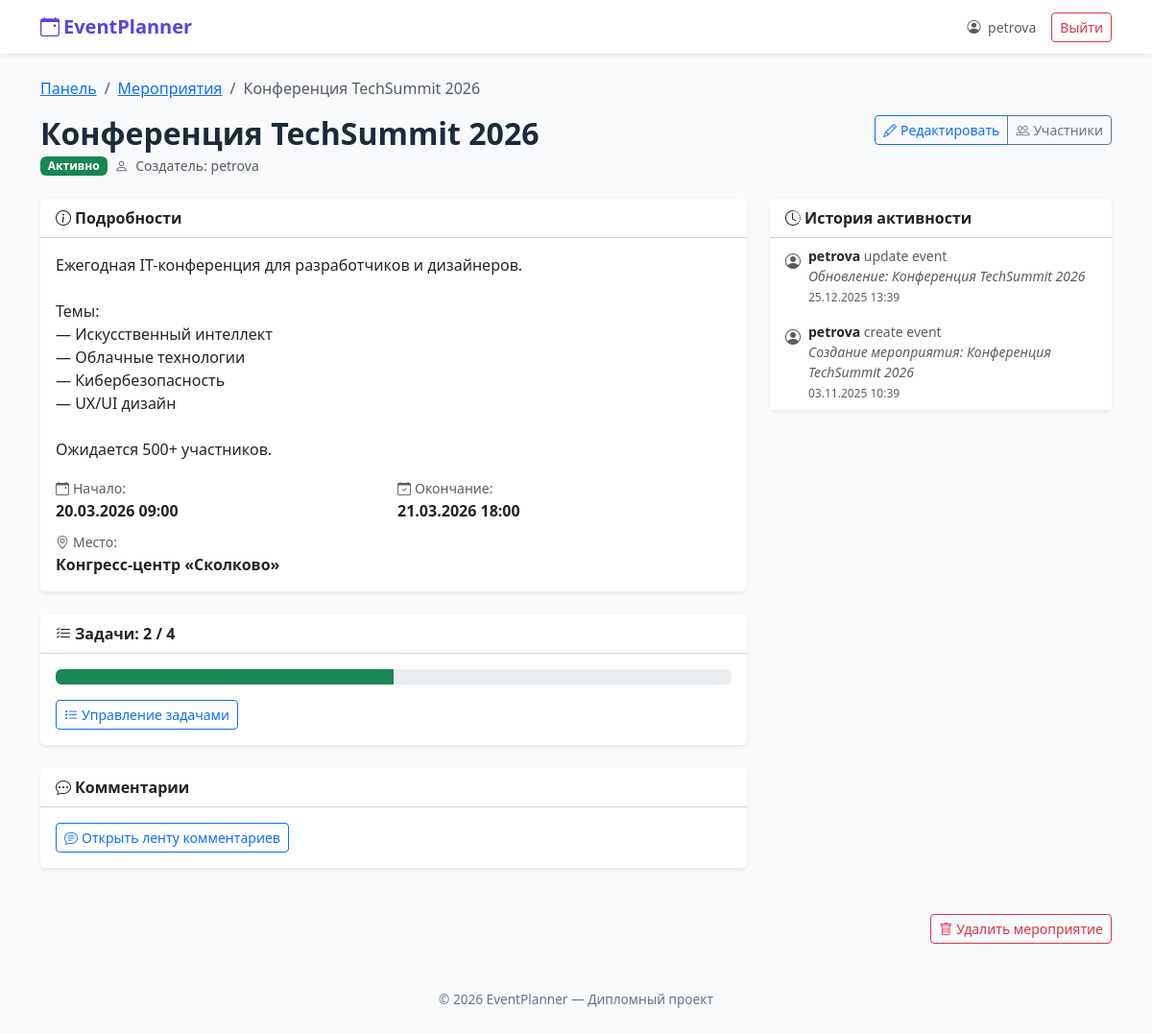
Page /pages/events/view.php?id=2 (signed in) on the committed database.
### tables this page shows
CREATE TABLE events (
            id             INTEGER PRIMARY KEY AUTOINCREMENT,
            creator_id     INTEGER,
            title          TEXT NOT NULL,
            description    TEXT,
            start_datetime TEXT,
            end_datetime   TEXT,
            location       TEXT,
            status         TEXT DEFAULT 'draft',
            created_at     DATETIME DEFAULT CURRENT_TIMESTAMP,
            FOREIGN KEY(creator_id) REFERENCES users(id)
        );

CREATE TABLE users (
            id            INTEGER PRIMARY KEY AUTOINCREMENT,
            username      TEXT UNIQUE NOT NULL,
            password_hash TEXT NOT NULL,
            email         TEXT,
            created_at    DATETIME DEFAULT CURRENT_TIMESTAMP
        );

CREATE TABLE activity_log (
            id           INTEGER PRIMARY KEY AUTOINCREMENT,
            user_id      INTEGER,
            action       TEXT NOT NULL,
            entity_type  TEXT,
            entity_id    INTEGER,
            details      TEXT,
            created_at   DATETIME DEFAULT CURRENT_TIMESTAMP,
            FOREIGN KEY(user_id) REFERENCES users(id)
        );

### includes/functions.php (called while the page is built, shortened)
<?php
function escape(string $data): string
{
    return htmlspecialchars($data, ENT_QUOTES | ENT_SUBSTITUTE, 'UTF-8');
}

### includes/tasks.php (called while the page is built, shortened)
<?php
require_once __DIR__ . '/functions.php';
require_once __DIR__ . '/events.php';
function getTasks(PDO $pdo, int $eventId, array $filters = []): array
{
    $where  = ['event_id = :event_id'];
    $params = [':event_id' => $eventId];
    $order = 'deadline ASC, created_at DESC';
    try {
        $stmt = $pdo->prepare(
            'SELECT t.*, u.username AS creator_name, a.username AS assigned_name
             FROM tasks t
             LEFT JOIN users u ON t.creator_id = u.id
             LEFT JOIN users a ON t.assigned_to = a.id
             WHERE ' . implode(' AND ', $where) . '
             ORDER BY ' . $order
        );
        $stmt->execute($params);
        return $stmt->fetchAll();
    } catch (PDOException $e) {
        error_log('Ошибка получения задач: ' . $e->getMessage());
        return [];
    }
}

### includes/log.php (called while the page is built, shortened)
<?php
function getEventLog(PDO $pdo, int $eventId, int $limit = 50): array
{
    try {
        $stmt = $pdo->prepare(
            'SELECT al.*, u.username
             FROM activity_log al
             LEFT JOIN users u ON al.user_id = u.id
             WHERE al.entity_type = :entity_type AND al.entity_id = :entity_id
             ORDER BY al.created_at DESC
             LIMIT :limit'
        );
        $stmt->bindValue(':entity_type', 'event', PDO::PARAM_STR);
        $stmt->bindValue(':entity_id', $eventId, PDO::PARAM_INT);
        $stmt->bindValue(':limit', $limit, PDO::PARAM_INT);
        $stmt->execute();
        return $stmt->fetchAll();
    } catch (PDOException $e) {
        error_log('Ошибка получения лога: ' . $e->getMessage());
        return [];
    }
}

### pages/events/view.php (the view, shortened to what this page needs)
<?php
require_once __DIR__ . '/../../includes/functions.php';
require_once __DIR__ . '/../../includes/events.php';
require_once __DIR__ . '/../../includes/tasks.php';
require_once __DIR__ . '/../../includes/comments.php';
require_once __DIR__ . '/../../includes/log.php';
require_once __DIR__ . '/../../includes/db.php';
$userId   = (int) $_SESSION['user_id'];
$username = $_SESSION['username'] ?? 'Пользователь';
$eventId = isset($_GET['id']) ? (int) $_GET['id'] : 0;
$event = getEvent($pdo, $eventId);
$isParticipant = isEventParticipant($pdo, $eventId, $userId);
$isCreator     = (int) $event['creator_id'] === $userId;
$canManage     = $isCreator || $isParticipant && canManageEvent($pdo, $eventId, $userId);
$allTasks   = getTasks($pdo, $eventId);
$doneTasks  = array_filter($allTasks, fn($t) => (int) $t['is_done'] === 1);
$doneCount  = count($doneTasks);
$totalCount = count($allTasks);
$activityLog = getEventLog($pdo, $eventId, 30);
?>
<!DOCTYPE html>
<html lang="ru">
<head>
    <link href="https://cdn.jsdelivr.net/npm/bootstrap@5.3.3/dist/css/bootstrap.min.css" rel="stylesheet">
    <link href="https://cdn.jsdelivr.net/npm/bootstrap-icons@1.11.3/font/bootstrap-icons.min.css" rel="stylesheet">
    <link href="../../assets/style.css" rel="stylesheet">
</head>
<body>
    <nav class="navbar navbar-expand-lg shadow-sm bg-white" aria-label="Навигация">
        <div class="container">
            <a class="navbar-brand fw-bold" href="../dashboard.php" style="color: var(--indigo);">
                <i class="bi bi-calendar-event me-1" aria-hidden="true"></i>EventPlanner
            </a>
            <div class="d-flex align-items-center gap-3">
                <span class="text-muted small">
                    <i class="bi bi-person-circle me-1" aria-hidden="true"></i>
                    <?= escape($username) ?>
                </span>
                <a href="../logout.php" class="btn btn-outline-danger btn-sm" role="button">Выйти</a>
            </div>
        </div>
    </nav>
    <div class="container py-4">
        <nav aria-label="Навигация по мероприятиям">
            <ol class="breadcrumb">
                <li class="breadcrumb-item"><a href="../dashboard.php">Панель</a></li>
                <li class="breadcrumb-item"><a href="list.php">Мероприятия</a></li>
                <li class="breadcrumb-item active" aria-current="page"><?= escape($event['title']) ?></li>
            </ol>
        </nav>
        <div class="d-flex flex-wrap justify-content-between align-items-start mb-4 gap-2">
            <div>
                <h2 class="fw-bold mb-1"><?= escape($event['title']) ?></h2>
                <div class="d-flex gap-2 align-items-center flex-wrap">
                    <?= eventStatusBadge($event['status']) ?>
                    <span class="text-muted small">
                        <i class="bi bi-person me-1" aria-hidden="true"></i>
                        Создатель: <?= escape($event['creator_name']) ?>
                    </span>
                </div>
            </div>
            <?php if ($canManage): ?>
                <div class="btn-group btn-group-sm">
                    <a href="edit.php?id=<?= $eventId ?>" class="btn btn-outline-primary" role="button">
                        <i class="bi bi-pencil me-1" aria-hidden="true"></i>Редактировать
                    </a>
                    <a href="participants.php?event_id=<?= $eventId ?>" class="btn btn-outline-secondary" role="button">
                        <i class="bi bi-people me-1" aria-hidden="true"></i>Участники
                    </a>
                </div>
            <?php endif; ?>
        </div>
        <div class="row g-4">
            <div class="col-lg-8">
                <div class="card border-0 shadow-sm mb-4">
                    <div class="card-header bg-white fw-bold">
                        <i class="bi bi-info-circle me-1" aria-hidden="true"></i>Подробности
                    </div>
                    <div class="card-body">
                        <?php if (!empty($event['description'])): ?>
                            <p class="mb-3"><?= nl2br(escape($event['description'])) ?></p>
                        <?php endif; ?>
                        <div class="row g-2">
                            <?php if (!empty($event['start_datetime'])): ?>
                                <div class="col-sm-6">
                                    <span class="text-muted small"><i class="bi bi-calendar-event me-1" aria-hidden="true"></i>Начало:</span><br>
                                    <strong><?= escape(date('d.m.Y H:i', strtotime($event['start_datetime']))) ?></strong>
                                </div>
                            <?php endif; ?>
                            <?php if (!empty($event['end_datetime'])): ?>
                                <div class="col-sm-6">
                                    <span class="text-muted small"><i class="bi bi-calendar-check me-1" aria-hidden="true"></i>Окончание:</span><br>
                                    <strong><?= escape(date('d.m.Y H:i', strtotime($event['end_datetime']))) ?></strong>
                                </div>
                            <?php endif; ?>
                            <?php if (!empty($event['location'])): ?>
                                <div class="col-12">
                                    <span class="text-muted small"><i class="bi bi-geo-alt me-1" aria-hidden="true"></i>Место:</span><br>
                                    <strong><?= escape($event['location']) ?></strong>
                                </div>
                            <?php endif; ?>
                        </div>
                    </div>
                </div>
                <div class="card border-0 shadow-sm mb-4">
                    <div class="card-header bg-white fw-bold">
                        <i class="bi bi-list-check me-1" aria-hidden="true"></i>Задачи: <?= $doneCount ?> / <?= $totalCount ?>
                    </div>
                    <div class="card-body">
                        <?php if ($totalCount > 0): ?>
                            <div class="progress mb-3" role="progressbar" aria-valuenow="<?= round($doneCount / $totalCount * 100) ?>" aria-valuemin="0" aria-valuemax="100">
                                <div class="progress-bar bg-success" style="width: <?= $totalCount > 0 ? round($doneCount / $totalCount * 100) : 0 ?>%"></div>
                            </div>
                        <?php endif; ?>
                        <a href="../tasks.php?event_id=<?= $eventId ?>" class="btn btn-outline-primary btn-sm">
                            <i class="bi bi-list-task me-1" aria-hidden="true"></i>Управление задачами
                        </a>
                    </div>
                </div>
                <div class="card border-0 shadow-sm mb-4">
                    <div class="card-header bg-white fw-bold">
                        <i class="bi bi-chat-dots me-1" aria-hidden="true"></i>Комментарии
                    </div>
                    <div class="card-body">
                        <a href="../comments.php?event_id=<?= $eventId ?>" class="btn btn-outline-primary btn-sm">
                            <i class="bi bi-chat-text me-1" aria-hidden="true"></i>Открыть ленту комментариев
                        </a>
                    </div>
                </div>
            </div>
            <div class="col-lg-4">
                <div class="card border-0 shadow-sm">
                    <div class="card-header bg-white fw-bold">
                        <i class="bi bi-clock-history me-1" aria-hidden="true"></i>История активности
                    </div>
                    <div class="card-body p-0">
                        <?php if (empty($activityLog)): ?>
                            <div class="text-center text-muted py-4 small">
                                Нет записей активности
                            </div>
                        <?php else: ?>
                            <div class="list-group list-group-flush">
                                <?php foreach ($activityLog as $log): ?>
                                    <div class="list-group-item border-0 px-3 py-2">
                                        <div class="d-flex gap-2">
                                            <i class="bi bi-person-circle text-muted mt-1" aria-hidden="true"></i>
                                            <div class="small">
                                                <strong><?= escape($log['username'] ?? '—') ?></strong>
                                                <span class="text-muted"><?= escape($log['action']) ?>
                                                    <?php if ($log['entity_type']): ?>
                                                        <?= escape($log['entity_type']) ?>
                                                    <?php endif; ?>
                                                </span>
                                                <?php if (!empty($log['details'])): ?>
                                                    <br><span class="text-muted fst-italic"><?= escape($log['details']) ?></span>
                                                <?php endif; ?>
                                                <br><span class="text-muted" style="font-size: 0.75rem;">
                                                    <?= escape(date('d.m.Y H:i', strtotime($log['created_at']))) ?>
                                                </span>
                                            </div>
                                        </div>
                                    </div>
                                <?php endforeach; ?>
                            </div>
                        <?php endif; ?>
                    </div>
                </div>
            </div>
        </div>
        <?php if ($canManage): ?>
            <div class="mt-4 text-end">
                <button type="button" class="btn btn-outline-danger btn-sm" data-bs-toggle="modal" data-bs-target="#deleteModal">
                    <i class="bi bi-trash me-1" aria-hidden="true"></i>Удалить мероприятие
                </button>
            </div>
        <?php endif; ?>
    </div>
    <footer class="auth-footer">
        <div class="container">&copy; 2026 EventPlanner — Дипломный проект</div>
    </footer>
</body>
</html>

### includes/events.php (shortened to what this page needs)
<?php
require_once __DIR__ . '/functions.php';
function getEvent(PDO $pdo, int $eventId)
{
    try {
        $stmt = $pdo->prepare(
            'SELECT e.*, u.username AS creator_name
             FROM events e
             LEFT JOIN users u ON e.creator_id = u.id
             WHERE e.id = :id'
        );
        $stmt->execute([':id' => $eventId]);
        return $stmt->fetch();
    } catch (PDOException $e) {
        error_log('Ошибка получения мероприятия: ' . $e->getMessage());
        return false;
    }
}
function eventStatusBadge(string $status): string
{
    $map = [
        'draft'     => ['label' => 'Черновик',      'class' => 'bg-secondary'],
        'active'    => ['label' => 'Активно',        'class' => 'bg-success'],
        'completed' => ['label' => 'Завершено',      'class' => 'bg-primary'],
        'cancelled' => ['label' => 'Отменено',       'class' => 'bg-danger'],
    ];
    $info = $map[$status] ?? ['label' => $status, 'class' => 'bg-secondary'];
    return '<span class="badge ' . $info['class'] . '">' . escape($info['label']) . '</span>';
}

### assets/style.css (style rules this page uses)
:root { --indigo: #4f46e5; --blue: #3b82f6; --white: #ffffff; --light-gray: #f8fafc; --text-dark: #1e293b; --text-muted: #64748b; --gradient: linear-gradient(135deg, var(--indigo), var(--blue)); }
body { font-family: system-ui, -apple-system, "Segoe UI", Roboto, "Helvetica Neue", Arial, sans-serif; background-color: var(--light-gray); color: var(--text-dark); min-height: 100vh; display: flex; flex-direction: column; }
.auth-footer { margin-top: auto; text-align: center; padding: 1.5rem 0; color: var(--text-muted); font-size: 0.85rem; }

### rows in the picture
events: title "Конференция TechSummit 2026", status "Активно", creator.username "petrova", description "Ежегодная IT-конференция для разработчиков и дизайнеров. Темы: — Искусственный интеллект — Облачные технологии — Кибербезопасность — UX/UI дизайн Ожидается 500+ участников.", start_datetime "20.03.2026 09:00", end_datetime "21.03.2026 18:00", location "Конгресс-центр «Сколково»"
activity_log: user.username "petrova", action "update", entity_type "event", details "Обновление: Конференция TechSummit 2026", created_at "25.12.2025 13:39"
activity_log: user.username "petrova", action "create", entity_type "event", details "Создание мероприятия: Конференция TechSummit 2026", created_at "03.11.2025 10:39"

### other values in the picture
$username "petrova"
$doneCount "2"
$totalCount "4"
